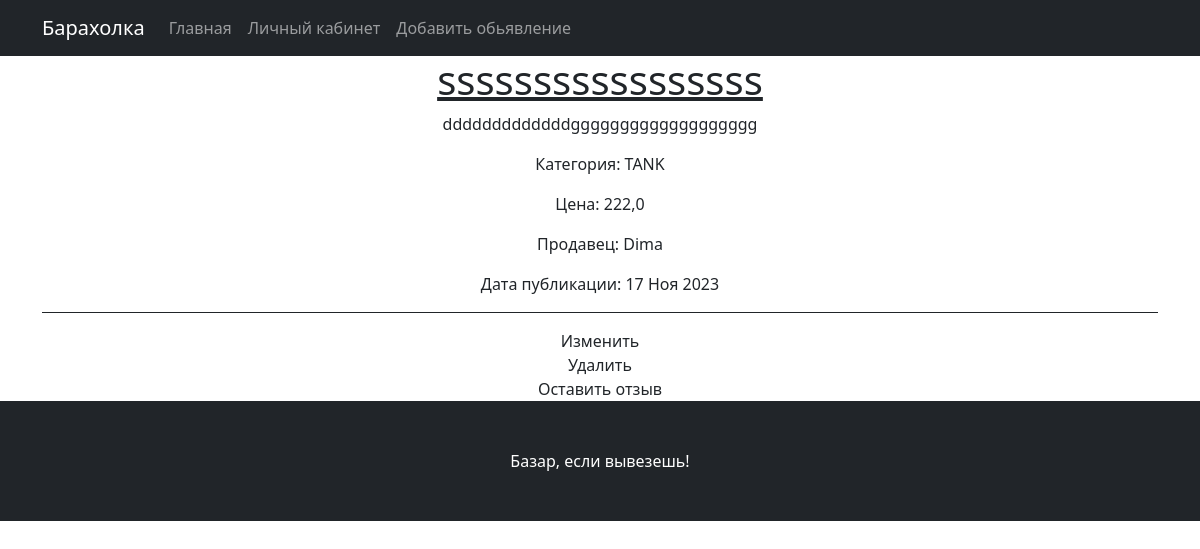
The page /bboard/12 on the database its author committed.
### bboard/models.py (models this page shows, shortened)
class Post(models.Model):
    TYPES = [
        ('TANK', 'Танк'),
        ('HILL', 'Хил'),
        ('DD', 'ДД'),
        ('VEND', 'Торговец'),
        ('GM', 'Гилдмастер'),
        ('KVG', 'Квестгивер'),
        ('BS', 'Кузнец'),
        ('TANER', 'Кожевник'),
        ('ALCH', 'Зельевар'),
        ('MAG', 'Мастер заклинаний'),
    ]
    title = models.CharField(max_length=200, verbose_name='Название товар')
    content = models.TextField(verbose_name='Описание товара')
    author = models.ForeignKey(Author, on_delete=models.CASCADE, verbose_name='Автор')
    created_at = models.DateTimeField(auto_now_add=True, verbose_name='Дата создания')
    updated_at = models.DateTimeField(auto_now=True, verbose_name='Дата обновления')
    type = models.CharField(max_length=5, choices=TYPES, blank=False, verbose_name='Категория')
    price = models.FloatField(
        validators=[MinValueValidator(0.0)], verbose_name='Цена'
    )
    class Meta:
        verbose_name = 'пост'
        verbose_name_plural = 'посты'
        ordering = ['-created_at']

class Author(models.Model):
    user = models.OneToOneField(User, on_delete=models.CASCADE, verbose_name='Пользователь')
    def __str__(self):
        return self.user.username
    class Meta:
        verbose_name = 'автор'
        verbose_name_plural = 'авторы'
        ordering = ['user__username']

### bboard/views.py (the view)
# urls.py: path('<int:pk>', PostDetailView.as_view(), name='post_detail'),
class PostDetailView(DetailView):
    model = Post
    template_name = 'post_detail.html'
    context_object_name = 'post'
    paginate_by = 8

### templates/post_detail.html (shortened to what this page needs)
{% extends 'flatpages/default.html' %}
{% block content %}
<h1><span style="text-decoration: underline;">{{ post.title }}</span></h1>
<p>{{ post.content }}</p>
<p>Категория: {{ post.type }}</p>
<p>Цена: {{ post.price }}</p>
<p>Продавец: {{ post.author }}</p>
<h8>Дата публикации: {{ post.created_at|date:'j M Y' }}</h8>
<hr>
<a class="nav-link" href="{{ post.id }}/update ">Изменить</a>
<a class="nav-link" href="{{ post.id }}/delete ">Удалить</a>
<a class="nav-link" href="{{ post.id }}/create_comment ">Оставить отзыв</a>
{% endblock content %}

### rows shown on the page
Post: title "sssssssssssssssss", content "dddddddddddddggggggggggggggggggg", type "TANK", price "222,0", author "Dima", created_at "17 Ноя 2023"
